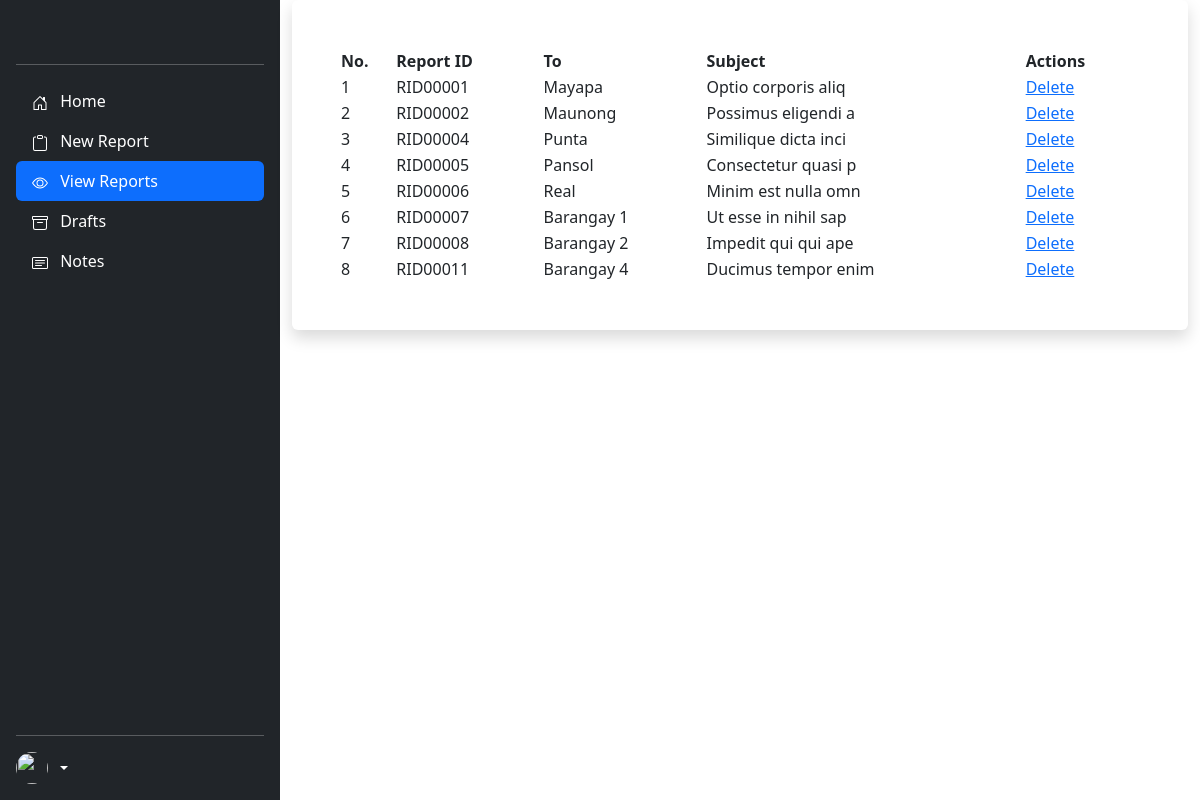
/admin/reports.php (signed in), run on the app's committed database.
### tables this page shows
CREATE TABLE `reports` (
  `id` int(11) NOT NULL,
  `user_id` varchar(50) NOT NULL,
  `report_id` varchar(50) NOT NULL,
  `from_user` varchar(50) NOT NULL,
  `to_user` varchar(50) NOT NULL,
  `subject` varchar(50) NOT NULL,
  `message` longtext NOT NULL,
  `pdf_files` blob NOT NULL,
  `image` varchar(300) NOT NULL,
  `status` int(225) NOT NULL,
  `deadline` int(11) NOT NULL,
  `date_created` date NOT NULL,
  `time_created` time NOT NULL,
  `date_updated` date NOT NULL,
  `time_updated` time NOT NULL
);

### admin/reports.php (the view, shortened to what this page needs)
<?php
include('../connection.php');
$user_id = $_SESSION['user_id'];
$report_link = "add-report.php?uid=" . $user_id;
$view_link = "reports.php?uid=" . $user_id;
$draft_link = "draft.php?uid=" . $user_id;
$note_link = "add-note.php?uid=" . $user_id;
?>
<!DOCTYPE html>
<html lang="en">
<head>
    <link href="https://cdn.jsdelivr.net/npm/bootstrap@5.3.0-alpha1/dist/css/bootstrap.min.css" rel="stylesheet">
</head>
<body>
<main class="d-flex">
<div class="d-flex flex-column flex-shrink-0 p-3 text-white bg-dark" style="width: 280px; min-height: 100vh;">
    <a href="/" class="d-flex align-items-center mb-3 mb-md-0 me-md-auto text-white text-decoration-none">
      <svg class="bi me-2" width="40" height="32"><use xlink:href="#bootstrap"></use></svg>
    </a>
    <hr>
    <ul class="nav nav-pills flex-column mb-auto">
      <li class="nav-item">
        <a href="index.php" class="nav-link text-white">
          Home
        </a>
      </li>
      <li>
        <a href="<?php echo $report_link ?>" class="nav-link text-white">
          New Report
        </a>
      </li>
      <li>
        <a href="<?php echo $view_link ?>" class="nav-link text-white active" aria-current="page">
          View Reports
        </a>
      </li>
      <li>
        <a href="<?php echo $draft_link ?>" class="nav-link text-white">
          Drafts
        </a>
      </li>
      <li>
        <a href="<?php echo $note_link ?>" class="nav-link text-white">
          Notes
        </a>
      </li>
    </ul>
    <hr>
    <div class="dropdown">
      <a href="#" class="d-flex align-items-center text-white text-decoration-none dropdown-toggle" id="dropdownUser1" data-bs-toggle="dropdown" aria-expanded="false">
        <img src="..." alt="" width="32" height="32" class="rounded-circle me-2">
      </a>
    </div>
  </div>
  <div class="container">
    <div class="card shadow p-5" style="border: none;">
    <table id="data">
        <thead>
            <tr>
                <th>No.</th>
                <th>Report ID</th>
                <th>To</th>
                <th>Subject</th>
                <th>Actions</th>
            </tr>
        </thead>
        <tbody>
            <?php
            $sql = "SELECT * FROM reports WHERE status = '1' ORDER BY id ASC  ";
            $run = mysqli_query($conn, $sql);
            if (mysqli_num_rows($run) > 0) {
                $count = 0;
                foreach ($run as $row) {
                    $report_id = $row['report_id'];
                    $ciphering = "AES-128-CTR";
                    $options = 0;
                    $encryption_iv = '1234567891011121';
                    $encryption_key = "TeamAgnat";
                    $encryption = openssl_encrypt(
                        $report_id,
                        $ciphering,
                        $encryption_key,
                        $options,
                        $encryption_iv
                    );
                    $view_link = "view-reports.php?rid=" . $encryption;
                    $delete_link = "delete-reports.php?rid=" . $encryption;
                    $count++;
            ?>
                    <tr class="clickable-row" data-href="<?php echo $view_link ?>" style="cursor:pointer;">
                        <td><?php echo $count; ?></td>
                        <td><?php echo $row['report_id'] ?></td>
                        <td><?php echo $row['to_user'] ?></td>
                        <td><?php echo $row['subject'] ?></td>
                        <td>
                            <a href="<?php echo $delete_link ?>" onClick="return confirm('Delete This report?')">Delete</a>
                        </td>
                    </tr>
            <?php
                }
            }
            ?>
        </tbody>
    </table>
    </div>
  </div>
</main>
</body>
</html>

### data on the page
reports: report "RID00001", to_user "Mayapa", subject "Optio corporis aliq"
reports: report "RID00002", to_user "Maunong", subject "Possimus eligendi a"
reports: report "RID00004", to_user "Punta", subject "Similique dicta inci"
reports: report "RID00005", to_user "Pansol", subject "Consectetur quasi p"
reports: report "RID00006", to_user "Real", subject "Minim est nulla omn"
reports: report "RID00007", to_user "Barangay 1", subject "Ut esse in nihil sap"
reports: report "RID00008", to_user "Barangay 2", subject "Impedit qui qui ape"
reports: report "RID00011", to_user "Barangay 4", subject "Ducimus tempor enim"
